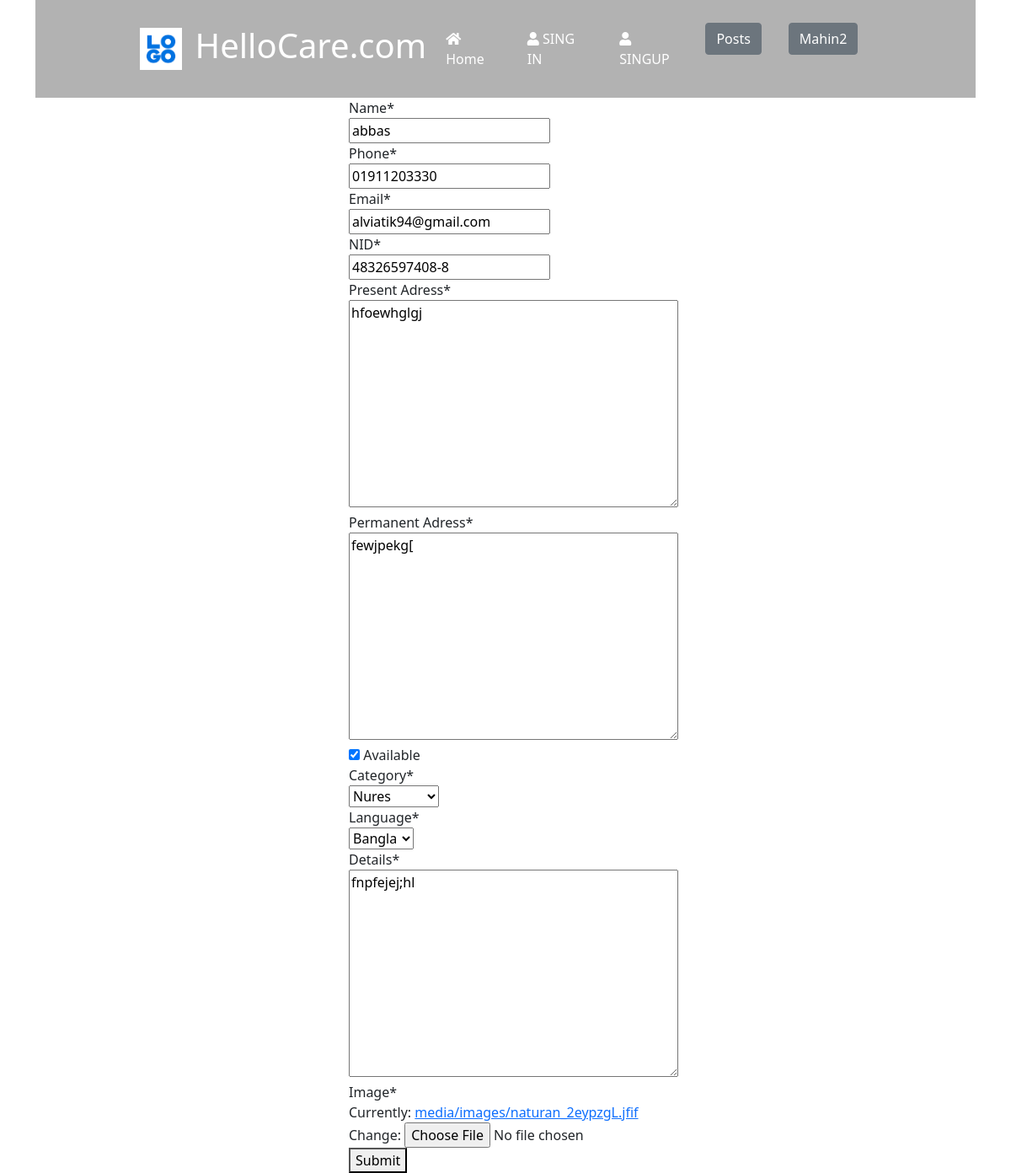
The page /calc/edit/19/ (signed in) on the database its author committed.
### templates/calc/models.py (models this page shows, shortened)
class Post(models.Model):
    CATEGORY=(
        ('Driver','Driver'),
        ('Nures','Nures'),
        ('Work_maid','Work_maid'),
    )
    LANGUAGE=(
        ('Bangla','Bangla'),
        ('English','English'),
        ('Hindi','Hindi'),
        ('Arabir','Arabic'),
    )
    user=models.OneToOneField(User,on_delete=models.CASCADE, blank=True, null=True)
    Name=models.CharField(max_length=100)
    Phone=models.CharField(max_length=17)
    Email=models.EmailField()
    NID=models.CharField(max_length=25,)
    Present_Adress=models.TextField()
    Permanent_Adress=models.TextField()
    Available=models.BooleanField()
    Category=models.CharField(max_length=100,choices= CATEGORY,default=1)
    language=MultiSelectField(max_length=100, max_choices=4,choices=LANGUAGE,default='Bangla')
    Details=models.TextField()
    image=models.ImageField(default='default.jpg',upload_to='media/images')
    DateTime=models.DateTimeField(auto_now_add=True)

### templates/calc/views.py (the view)
# urls.py: path('edit/<int:pk>/',views.UpdateEdit, name="edit"),
def UpdateEdit(request, pk):
    post = Post.objects.get(id=pk)
    form=PostFrom(instance=post)
    if request.method=='POST':
         form=PostFrom(request.POST,instance=post)
         print(form.errors)
         if form.is_valid():
          form.save()
    context = {'form':form}
    return render(request, 'postcreate.html',context)

### templates/calc/forms.py
class PostFrom(forms.ModelForm):
    class Meta:
        model=Post
        exclude=['user',]

### templates/postcreate.html (shortened to what this page needs)
{% extends 'base.html' %}
{% block body %}
{% load crispy_forms_tags %}
<div class="container">
    <div class="col-md-8 offset-md-4">
    <form method="post" enctype="multipart/form-data">
    {{ form|crispy }}
    <button type="submit">Submit</button>
    </form>
    </div>
</div>
{% endblock body %}

### templates/base.html (shortened to what this page needs)
<!DOCTYPE html>
<html lang="en">
<head>
        <link rel="stylesheet" href="https://cdnjs.cloudflare.com/ajax/libs/font-awesome/5.15.3/css/all.min.css" />
        <link href="https://cdn.jsdelivr.net/npm/bootstrap@5.0.1/dist/css/bootstrap.min.css" rel="stylesheet">
      {% load static %}
      {% load notifications_tags %}
</head>
<body>
        <div class="container">
            <header>
                    <nav class="navbar navbar-expand-md">
                        <div class="container-fluid">
                          <a class="navbar-brand" href="#">
                            <img alt="logo">
                          </a>
                          <div class="banner-container text-left">
                            <h1 class="text-white font-weight-bolder">HelloCare.com </h1>
                          </div>
                          <div class="collapse navbar-collapse" id="navbarNavDropdown">
                            <ul class="navbar-nav ml-auto">
                              <li class="nav-item">
                                <a class="nav-link active" href="/calc/posts/"> <i class="fas fa-home"></i>Home</a>
                              </li>
                              <li class="nav-item">
                                <a class="nav-link" href="/colc/login"> <i class="fas fa-user"></i> SING IN</a>
                              </li>
                              <li class="nav-item">
                                <a class="nav-link" href="/colc/singup"> <i class="fas fa-user"></i> SINGUP</a>
                              </li>
                              <li class="nav-item">
                                <a class="btn btn-secondary m-3 text-border" href="/calc/create/"> </i>Posts</a>
                              </li>
                              {% notifications_unread as unread_count %}
                              <li class="nav-item submenu">
                                <a class="btn btn-secondary m-3 text-border" href=""> </i>
                                {{user.username}}
                              </a>
                              </li>
                          </ul>
                          </div>
                        </div>
                      </nav>
                    </header>
        </div>
{% block body %}
{% endblock body %}
</body>
</html>

### templates/base.html (style rules this page uses)
html { scroll-behavior: smooth; }
.navbar { padding: 1% 10%; background-color: rgba(0,0,0,0.3); }
.navbar-brand img { width: 50px; height: auto; }
.nav-link { color: white; margin: 15px; border-radius: 8px; }
.navbar-nav li { position: relative; list-style: none; }

### rows shown on the page
Post: Name "abbas", Phone "01911203330", Email "alviatik94@gmail.com", NID "48326597408-8", Present_Adress "hfoewhglgj", Permanent_Adress "fewjpekg[", Available "☑", Category "Nures", language "Bangla", Details "fnpfejej;hl"

### other values the page prints
{{ user.username }} "Mahin2"
